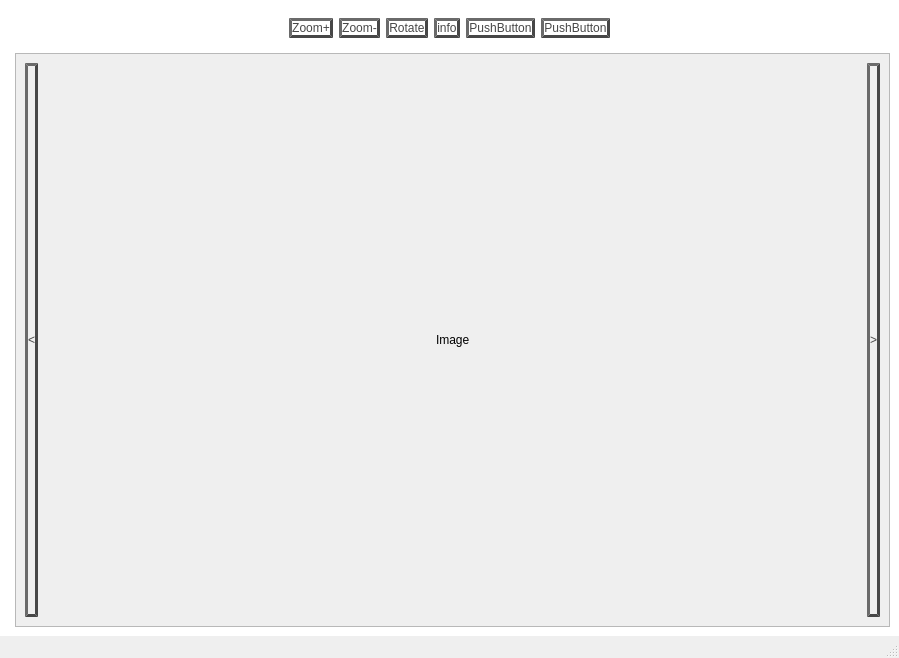
<?xml version="1.0" encoding="UTF-8"?>
<ui version="4.0">
 <class>viewer</class>
 <widget class="QMainWindow" name="viewer">
  <property name="geometry">
   <rect>
    <x>0</x>
    <y>0</y>
    <width>899</width>
    <height>658</height>
   </rect>
  </property>
  <property name="windowTitle">
   <string>MainWindow</string>
  </property>
  <property name="styleSheet">
   <string notr="true">QWidget#centralwidget {
	background-color: white;
}

QHBoxLayout {
	background-color: white;
}

QPushButton {
	opacity: 200;
	color: rgb(71, 71, 71);
	border-style: outset;
	border-width: 3px;
	border-color:  rgb(71, 71, 71);
}

QPushButton:hover {
	opacity: 200;
	color: black;
	border-style: outset;
	border-width: 3px;
	border-color: black;
}

QPushButton #next_picture{
	opacity: 200;
	color: rgb(71, 71, 71);
	border-style: outset;
	border: none;
}</string>
  </property>
  <widget class="QWidget" name="centralwidget">
   <layout class="QGridLayout" name="gridLayout_2">
    <item row="1" column="1">
     <widget class="QWidget" name="infoMenu" native="true">
      <property name="enabled">
       <bool>true</bool>
      </property>
      <property name="sizePolicy">
       <sizepolicy hsizetype="Ignored" vsizetype="Preferred">
        <horstretch>0</horstretch>
        <verstretch>0</verstretch>
       </sizepolicy>
      </property>
      <layout class="QHBoxLayout" name="horizontalLayout_5">
       <item>
        <widget class="QLabel" name="label">
         <property name="styleSheet">
          <string notr="true">QLabel#label {
	color:black;
}</string>
         </property>
         <property name="text">
          <string/>
         </property>
        </widget>
       </item>
      </layout>
     </widget>
    </item>
    <item row="0" column="1" colspan="2">
     <widget class="QWidget" name="menu" native="true">
      <property name="sizePolicy">
       <sizepolicy hsizetype="Preferred" vsizetype="Fixed">
        <horstretch>0</horstretch>
        <verstretch>0</verstretch>
       </sizepolicy>
      </property>
      <layout class="QGridLayout" name="gridLayout">
       <item row="0" column="0">
        <layout class="QHBoxLayout" name="horizontalLayout_3">
         <item>
          <spacer name="horizontalSpacer_3">
           <property name="orientation">
            <enum>Qt::Horizontal</enum>
           </property>
           <property name="sizeHint" stdset="0">
            <size>
             <width>40</width>
             <height>20</height>
            </size>
           </property>
          </spacer>
         </item>
         <item>
          <widget class="QPushButton" name="zoom">
           <property name="text">
            <string>Zoom+</string>
           </property>
          </widget>
         </item>
         <item>
          <widget class="QPushButton" name="zoomOut">
           <property name="text">
            <string>Zoom-</string>
           </property>
          </widget>
         </item>
         <item>
          <widget class="QPushButton" name="rotate">
           <property name="text">
            <string>Rotate</string>
           </property>
          </widget>
         </item>
         <item>
          <widget class="QPushButton" name="info">
           <property name="text">
            <string>info</string>
           </property>
          </widget>
         </item>
         <item>
          <widget class="QPushButton" name="pushButton_4">
           <property name="text">
            <string>PushButton</string>
           </property>
          </widget>
         </item>
         <item>
          <widget class="QPushButton" name="pushButton_6">
           <property name="text">
            <string>PushButton</string>
           </property>
          </widget>
         </item>
         <item>
          <spacer name="horizontalSpacer_4">
           <property name="orientation">
            <enum>Qt::Horizontal</enum>
           </property>
           <property name="sizeHint" stdset="0">
            <size>
             <width>40</width>
             <height>20</height>
            </size>
           </property>
          </spacer>
         </item>
        </layout>
       </item>
      </layout>
     </widget>
    </item>
    <item row="1" column="2">
     <widget class="QScrollArea" name="view">
      <property name="widgetResizable">
       <bool>true</bool>
      </property>
      <widget class="QWidget" name="scrollAreaWidgetContents">
       <property name="geometry">
        <rect>
         <x>0</x>
         <y>0</y>
         <width>873</width>
         <height>550</height>
        </rect>
       </property>
       <layout class="QHBoxLayout" name="horizontalLayout_4">
        <item>
         <widget class="QPushButton" name="previous_picture">
          <property name="sizePolicy">
           <sizepolicy hsizetype="Minimum" vsizetype="Expanding">
            <horstretch>0</horstretch>
            <verstretch>0</verstretch>
           </sizepolicy>
          </property>
          <property name="text">
           <string>&lt;</string>
          </property>
         </widget>
        </item>
        <item>
         <layout class="QHBoxLayout" name="horizontalLayout_2">
          <item>
           <spacer name="horizontalSpacer">
            <property name="orientation">
             <enum>Qt::Horizontal</enum>
            </property>
            <property name="sizeHint" stdset="0">
             <size>
              <width>40</width>
              <height>20</height>
             </size>
            </property>
           </spacer>
          </item>
          <item>
           <widget class="QLabel" name="current_picture">
            <property name="text">
             <string>Image</string>
            </property>
           </widget>
          </item>
          <item>
           <spacer name="horizontalSpacer_2">
            <property name="orientation">
             <enum>Qt::Horizontal</enum>
            </property>
            <property name="sizeHint" stdset="0">
             <size>
              <width>40</width>
              <height>20</height>
             </size>
            </property>
           </spacer>
          </item>
         </layout>
        </item>
        <item>
         <widget class="QPushButton" name="next_picture">
          <property name="sizePolicy">
           <sizepolicy hsizetype="Minimum" vsizetype="Expanding">
            <horstretch>0</horstretch>
            <verstretch>0</verstretch>
           </sizepolicy>
          </property>
          <property name="text">
           <string>&gt;</string>
          </property>
         </widget>
        </item>
       </layout>
      </widget>
     </widget>
    </item>
   </layout>
  </widget>
  <widget class="QMenuBar" name="menubar">
   <property name="geometry">
    <rect>
     <x>0</x>
     <y>0</y>
     <width>899</width>
     <height>20</height>
    </rect>
   </property>
  </widget>
  <widget class="QStatusBar" name="statusbar"/>
 </widget>
 <resources/>
 <connections/>
</ui>
